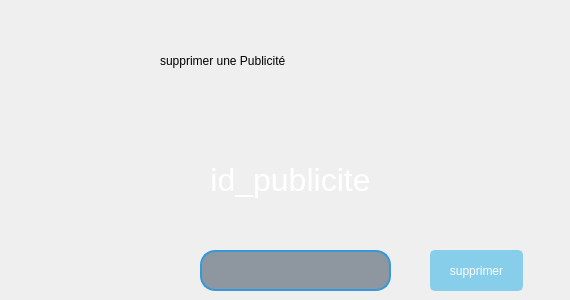
    <widget class="QWidget" name="tab_6">
     <attribute name="title">
      <string>Tab 2</string>
     </attribute>
     <widget class="QLabel" name="label_32">
      <property name="geometry">
       <rect>
        <x>200</x>
        <y>140</y>
        <width>181</width>
        <height>81</height>
       </rect>
      </property>
      <property name="styleSheet">
       <string notr="true">QLabel {
    color: white;
    border: none;            
    border-radius: 0px;      
    background: transparent;
}
</string>
      </property>
      <property name="text">
       <string>&lt;html&gt;&lt;head/&gt;&lt;body&gt;&lt;p align=&quot;center&quot;&gt;&lt;span style=&quot; font-size:24pt; color:#ffffff;&quot;&gt;id_publicite&lt;/span&gt;&lt;/p&gt;&lt;/body&gt;&lt;/html&gt;</string>
      </property>
     </widget>
     <widget class="QLineEdit" name="lineedit_25">
      <property name="geometry">
       <rect>
        <x>200</x>
        <y>250</y>
        <width>191</width>
        <height>41</height>
       </rect>
      </property>
      <property name="styleSheet">
       <string notr="true">QLineEdit {
    border: 2px solid #3498db; /* Bordure bleue */
    border-radius: 15px; /* Coins arrondis plus prononcés */
    padding: 5px 15px; /* Espacement interne */
    background-color: rgba(44, 62, 80, 0.5); /* Fond bleu foncé avec plus de transparence */
    selection-background-color: #2980b9; /* Couleur de fond de la sélection */
    color: #ecf0f1; /* Couleur du texte */
}

QLineEdit:focus {
    border: 2px solid #2980b9; /* Bordure bleue plus foncée pendant le focus */
    color: #ecf0f1; /* Couleur du texte pendant le focus */
    outline: none; /* Supprimer l'effet de soulignement bleu sur le focus */
    box-shadow: 0 0 10px rgba(41, 128, 185, 0.7); /* Légère ombre lorsqu'en focus */
}

QLineEdit::hover {
    background-color: rgba(52, 73, 94, 0.7); /* Fond bleu foncé plus clair avec plus de transparence lorsqu'il est survolé */
}

QLineEdit::disabled {
    color: #bdc3c7; /* Couleur du texte lorsque désactivé */
    background-color: rgba(52, 73, 94, 0.4); /* Fond bleu foncé avec plus de transparence lorsqu'il est désactivé */
    border: 2px solid #566573; /* Bordure gris foncé lorsqu'il est désactivé */
}

QLineEdit::placeholder {
    color: #bdc3c7; /* Couleur du texte de l'espace réservé */
}
</string>
      </property>
      <property name="inputMask">
       <string/>
      </property>
      <property name="text">
       <string/>
      </property>
     </widget>
     <widget class="QPushButton" name="pushButton_supprimer">
      <property name="geometry">
       <rect>
        <x>430</x>
        <y>250</y>
        <width>93</width>
        <height>41</height>
       </rect>
      </property>
      <property name="styleSheet">
       <string notr="true">/* QPushButton style */
QPushButton {
    background-color: #87CEEB;    /* Light blue background color */
    color: white;                 /* White text color */
    border: 2px solid #87CEEB;    /* Light blue border */
    border-radius: 5px;           /* Rounded corners */
    padding: 5px 10px;             /* Padding */
}

QPushButton:hover {
    background-color: #5F9EA0;    /* Darker light blue on hover */
}
</string>
      </property>
      <property name="text">
       <string>supprimer</string>
      </property>
     </widget>
     <widget class="QLabel" name="label_9">
      <property name="geometry">
       <rect>
        <x>160</x>
        <y>30</y>
        <width>401</width>
        <height>61</height>
       </rect>
      </property>
      <property name="styleSheet">
       <string notr="true">font: 81 16pt &quot;Rockwell Extra Bold&quot;;
color: rgb(0, 0, 0);</string>
      </property>
      <property name="text">
       <string>supprimer une Publicité</string>
      </property>
     </widget>
    </widget>
